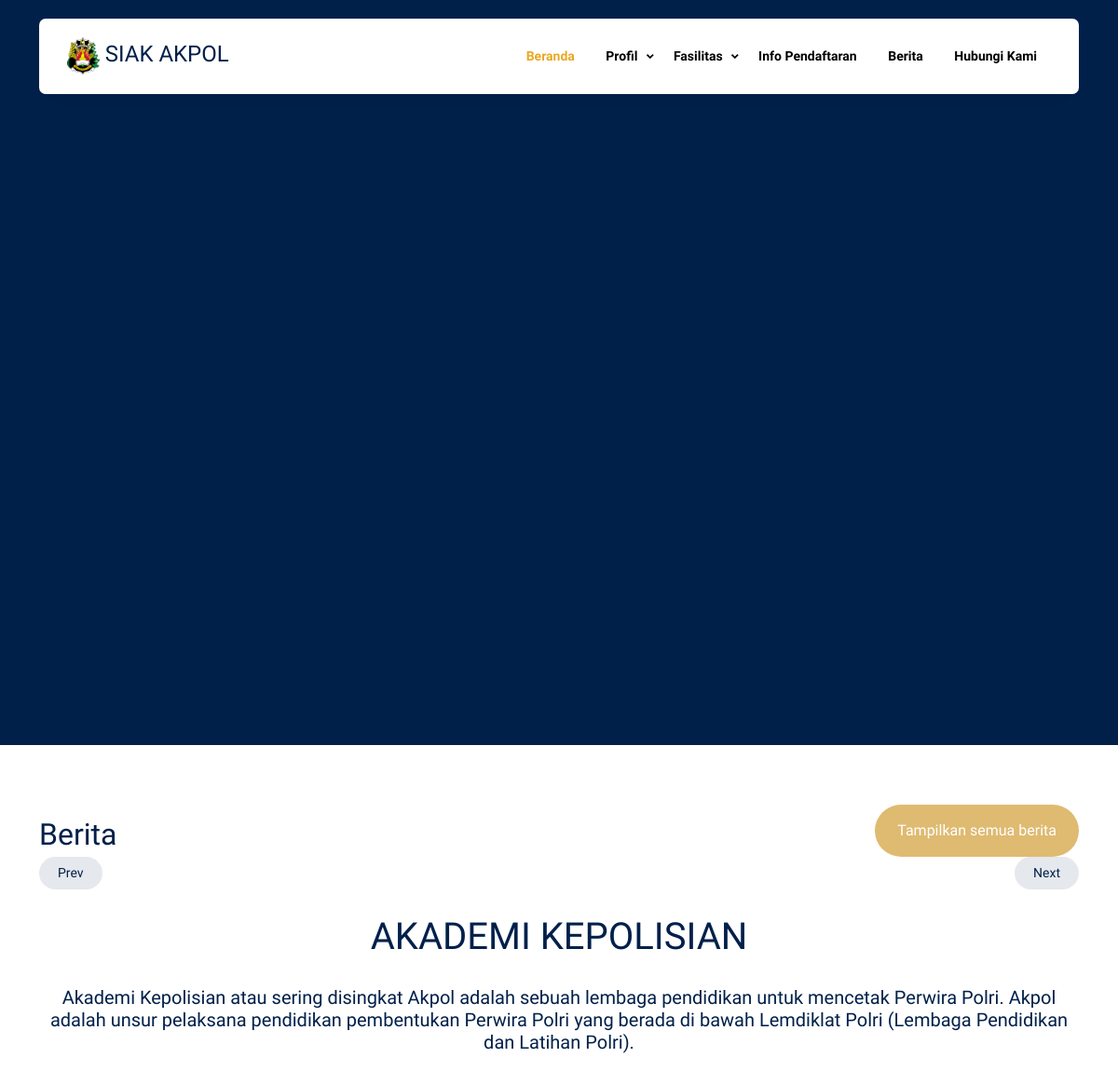
The app's page / (upper part), older data.
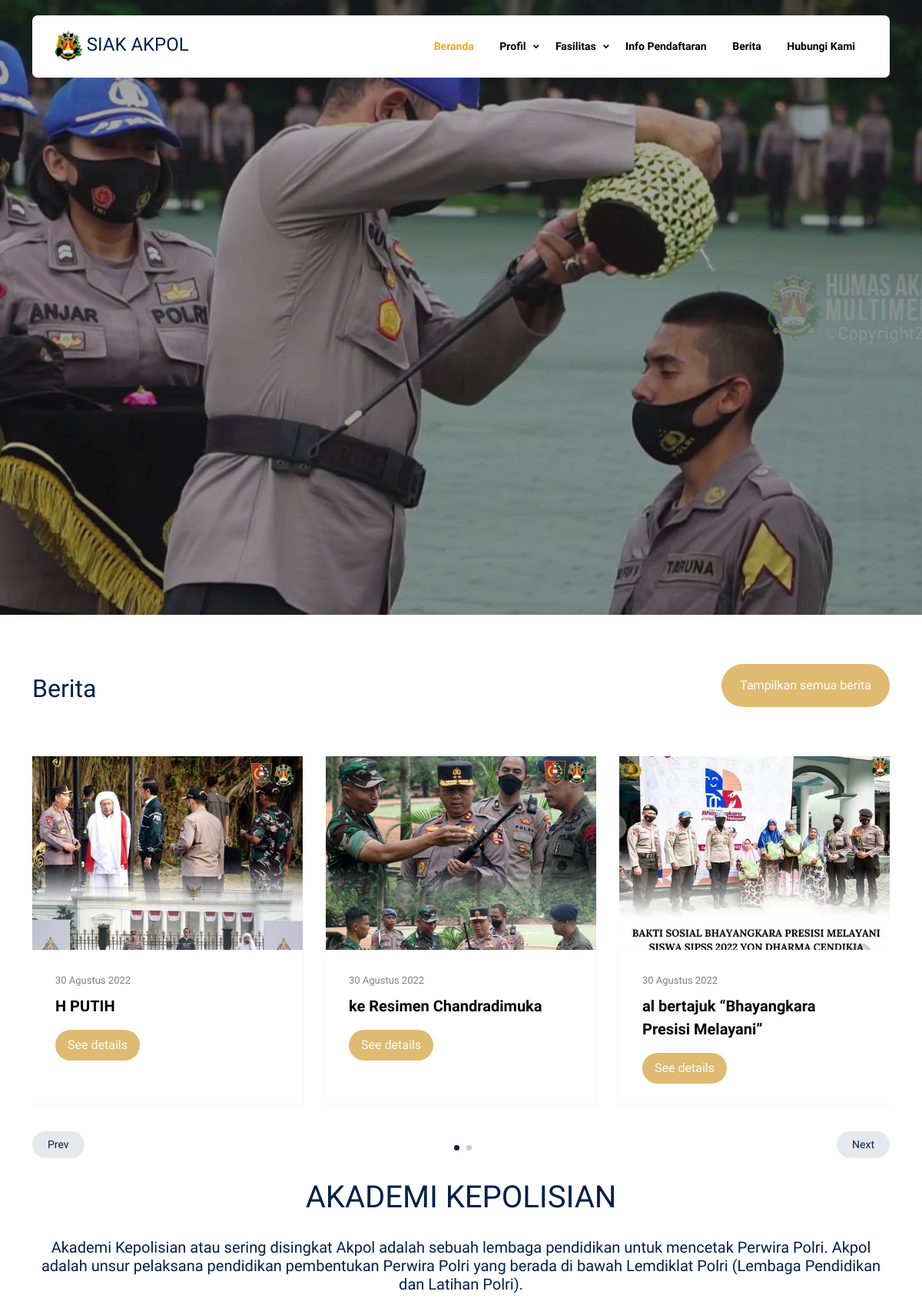
The same page, newer data.
### tables this page shows
CREATE TABLE `slider` (
  `id` int(11) NOT NULL,
  `gambar` varchar(299) NOT NULL
);

CREATE TABLE `berita` (
  `id` int(11) NOT NULL,
  `judul` varchar(300) NOT NULL,
  `isi` text NOT NULL,
  `img_cover` varchar(300) NOT NULL,
  `created_at` timestamp NOT NULL DEFAULT current_timestamp() ON UPDATE current_timestamp()
);

### application/views/user/layout/content.php (called while the page is built)
<?php
  if ($isi) {
    $this->load->view($isi);
  }
?>

### application/views/user/layout/wrapper.php (called while the page is built)
<?php
require_once('head.php');
require_once('header.php');
require_once('content.php');
require_once('footer.php');
?>

### application/controllers/Home.php (called while the page is built, shortened)
<?php
class Home extends CI_Controller {
	function __construct(){
        $this->load->model('M_fasilitas');
        $this->load->model('M_slider');
        $this->load->model('M_berita');
    }
	public function index()
	{
		$data = array(	'title' 	=> 'SIAK AKPOL',
						'active'	=> 'Beranda',
						'isi'		=> 'user/home/list',
						'slider'	=> $this->M_slider->tampilData(),
						'berita'	=> $this->M_berita->tampilData(),
						'fas' 		=> $this->M_fasilitas->tampil_fasilitas());
		$this->load->view('user/layout/wrapper', $data, FALSE);
	}
}

### index.php (called while the page is built, shortened)
<?php
require_once BASEPATH.'core/CodeIgniter.php';

### application/models/M_slider.php (called while the page is built, shortened)
<?php
class M_slider extends CI_Model {
   function tampilData(){
    return $this->db->get('slider')->result_array();
   }
}

### application/models/M_berita.php (called while the page is built, shortened)
<?php
class M_berita extends CI_Model {
   function tampilData(){
        return $this->db->query('SELECT * FROM berita')->result_array();
   }
}

### application/helpers/tanggalindo_helper.php (called while the page is built, shortened)
<?php  if ( ! defined('BASEPATH')) exit('No direct script access allowed');
    if ( ! function_exists('tgl_indo'))
    {
        function date_indo($tgl)
        {
            $ubah = gmdate($tgl, time()+60*60*8);
            $pecah = explode("-",$ubah);
            $tanggal = $pecah[2];
            $bulan = bulan($pecah[1]);
            $tahun = $pecah[0];
            return $tanggal.' '.$bulan.' '.$tahun;
        }
    }
    if ( ! function_exists('bulan'))
    {
        function bulan($bln)
        {
            switch ($bln)
            {
                case 8:
                    return "Agustus";
                    break;
            }
        }
    }

### application/views/user/home/list.php (the view, shortened to what the changed rows need)
<div class="hero">
      <div class="hero-slide">
        <?php foreach ($slider as $k): ?>
        <div class="img overlay"style="background-image: url('<?php echo base_url() ?>assets/backend/upload/<?= $k['gambar'] ?>')"></div>
        <?php endforeach ?>
      </div>
</div>
    <div class="section" >
      <div class="container">
        <div class="row mb-5 align-items-center">
          <div class="col-lg-6">
            <h2 class="font-weight-bold text-primary heading">
              Berita
            </h2>
          </div>
        </div>
        <div class="row">
          <div class="col-12">
            <div class="property-slider-wrap" >
              <div class="property-slider">
                <?php foreach ($berita as $data): ?>
                  <?php
                    $split   = explode(' ', $data['created_at']);
                    $tglpost = $split[0];
                    $judul = substr($data['judul'],10);
                  ?>
                  <div class="property-item">
                  <a href="<?= base_url() ?>berita/detail/<?= $data['id'] ?>" class="img">
                    <img src="<?= base_url() ?>/assets/backend/upload/<?= $data['img_cover'] ?>" alt="Image" class="img-fluid" />
                  </a>
                  <div class="property-content" style="height: 200px;">
                    <div>
                      <span class="d-block mb-2 text-black-50"
                        ><?= date_indo($tglpost) ?></span
                      >
                      <span class="city d-block mb-3"><?= $judul ?></span>
                      <a
                        href="<?= base_url() ?>berita/detail/<?= $data['id'] ?>"
                        class="btn btn-primary py-2 px-3"
                        >See details</a
                      >
                    </div>
                  </div>
                </div>
                <?php endforeach ?>
              </div>
              <div
                id="property-nav"
                class="controls"
                tabindex="0"
                aria-label="Carousel Navigation"
              >
                <span
                  class="prev"
                  data-controls="prev"
                  aria-controls="property"
                  tabindex="-1"
                  >Prev</span
                >
                <span
                  class="next"
                  data-controls="next"
                  aria-controls="property"
                  tabindex="-1"
                  >Next</span
                >
              </div>
            </div>
          </div>
        </div>
      </div>
    </div>
    <div class="section" style="margin-top: -150px;">
      <div class="container">
        <div class="row" style="">
          <div class="col-lg-12 " style="padding: 20px;  margin-top:">
            <center>
                <h1>AKADEMI KEPOLISIAN</h1> <br>
            </center>
          </div>
        </div>
      </div>
    </div>
    <br>

Row changes from the older to the newer data that the page shows:
added slider: gambar (picture)
added berita: img_cover (picture), created_at "30 Agustus 2022", judul "H PUTIH"
added berita: img_cover (picture), created_at "30 Agustus 2022", judul "ke Resimen Chandradimuka"
added berita: img_cover (picture), created_at "30 Agustus 2022", judul "al bertajuk “Bhayangkara Presisi Melayani”"
